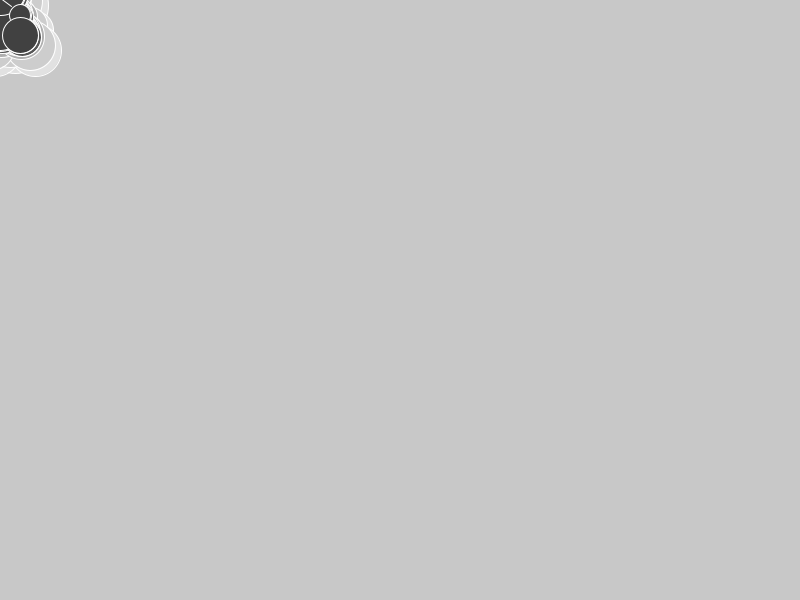
Frame 1 (no input)
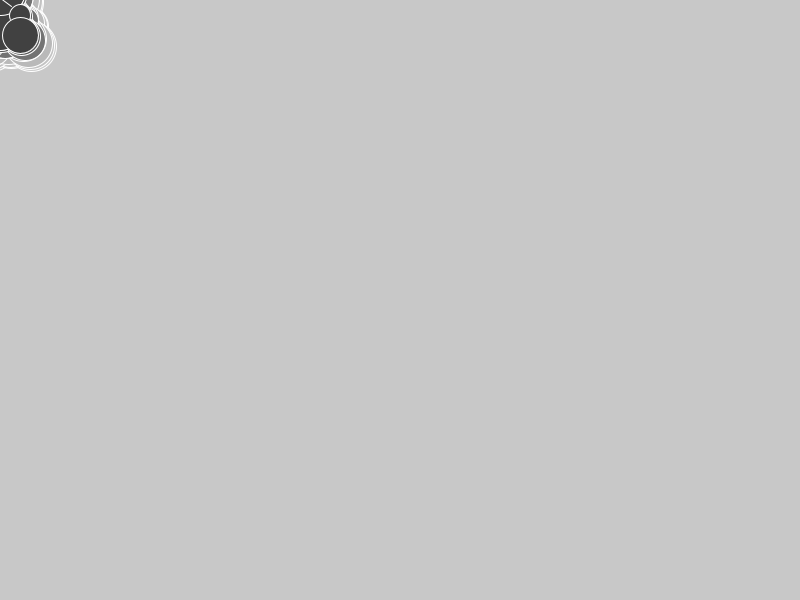
Frame 60 (the mouse pressed at the canvas centre just before this capture)
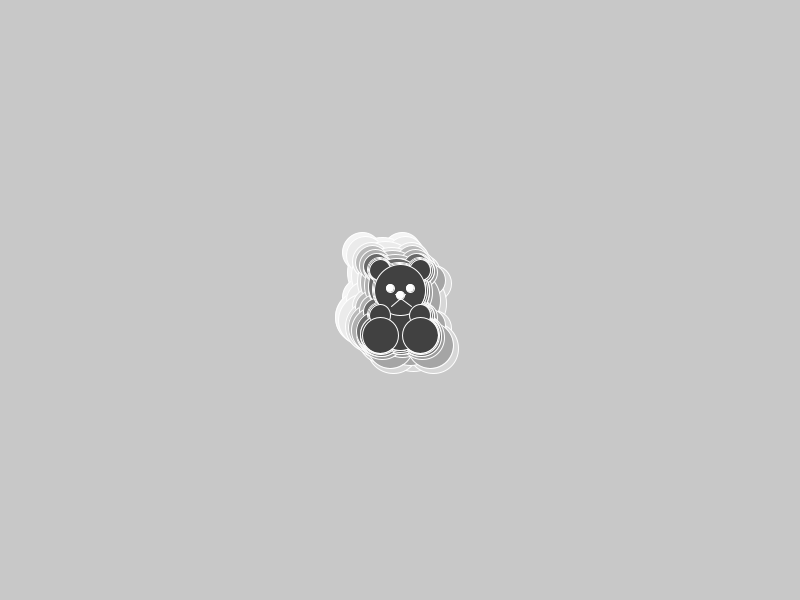
Frame 120 (the mouse held since frame 60 and released just before this capture)

The Processing sketch that drew these frames (run headless with seeded random() and noise(); from frame 60 on, the mouse is pressed at the canvas centre):

// Processing sketch: processing_40590
// ── processing_40590.pde

int total = 20; // How many points do we want to remember? If it's slow.. make it smaller.
int[] x = new int[total];
int[] y = new int[total];
 
void setup() {
  size(800, 600);
  smooth();

}
 
void draw() {
  background(200);
 
  // Shift everything down by one
  for (int i = x.length-1; i > 0 ; i--) {
    x[i] = x[i-1];
    y[i] = y[i-1];
  }
 
// Set the top of to our most recent mouse points
  x[0] = mouseX;
  y[0] = mouseY;
 
//Draw the last 50 points
  for (int i = x.length-1; i > 0 ; i--) {
 
    fill(55+i*10); // Make it fade out as they get older
 
// Draw a bullseye and make it wiggle... GO BANANAS!
  drawTeddy(i);
  
    //for (int j = 0; j < i; j +=5) {
    //  ellipse(x[i]+random(-i, i)/5, y[i]+random(-i, i)/5, 5*j, 5*j);
    //}
  }
}

void drawTeddy(int i) {
  int r = int(random(-i, i));
  int a = i;
  stroke(255);
  //ears
  ellipse(x[i]+20+r, y[i]-30+r, 20+a, 20+a);
  ellipse(x[i]-20+r, y[i]-30+r, 20+a, 20+a);
  //body
  ellipse(x[i]+r, y[i]+20+r, 50+a, 60+a);
  //head
  ellipse(x[i]+r, y[i]-10+r, 50+a, 50+a);
  //arms
  ellipse(x[i]+20+r, y[i]+15+r, 20+a, 20+a);
  ellipse(x[i]-20+r, y[i]+15+r, 20+a, 20+a);
  //legs
  ellipse(x[i]+20+r, y[i]+35+r, 35+a, 35+a);
  ellipse(x[i]-20+r, y[i]+35+r, 35+a, 35+a);
  //nose
  fill(255);
  ellipse(x[i]+r, y[i]-5+r, 7+a, 7+a);
  //mouth
  line(x[i]+5+r, y[i]-6+r, x[i]-10+r+a, y[i]+5+r+a);
  line(x[i]-5+r, y[i]-6+r, x[i]+10+r+a, y[i]+5+r+a);
  //eyes
  ellipse(x[i]+10+r, y[i]-12+r, 7+a, 7+a);
  ellipse(x[i]-10+r, y[i]-12+r, 7+a, 7+a);
}               
